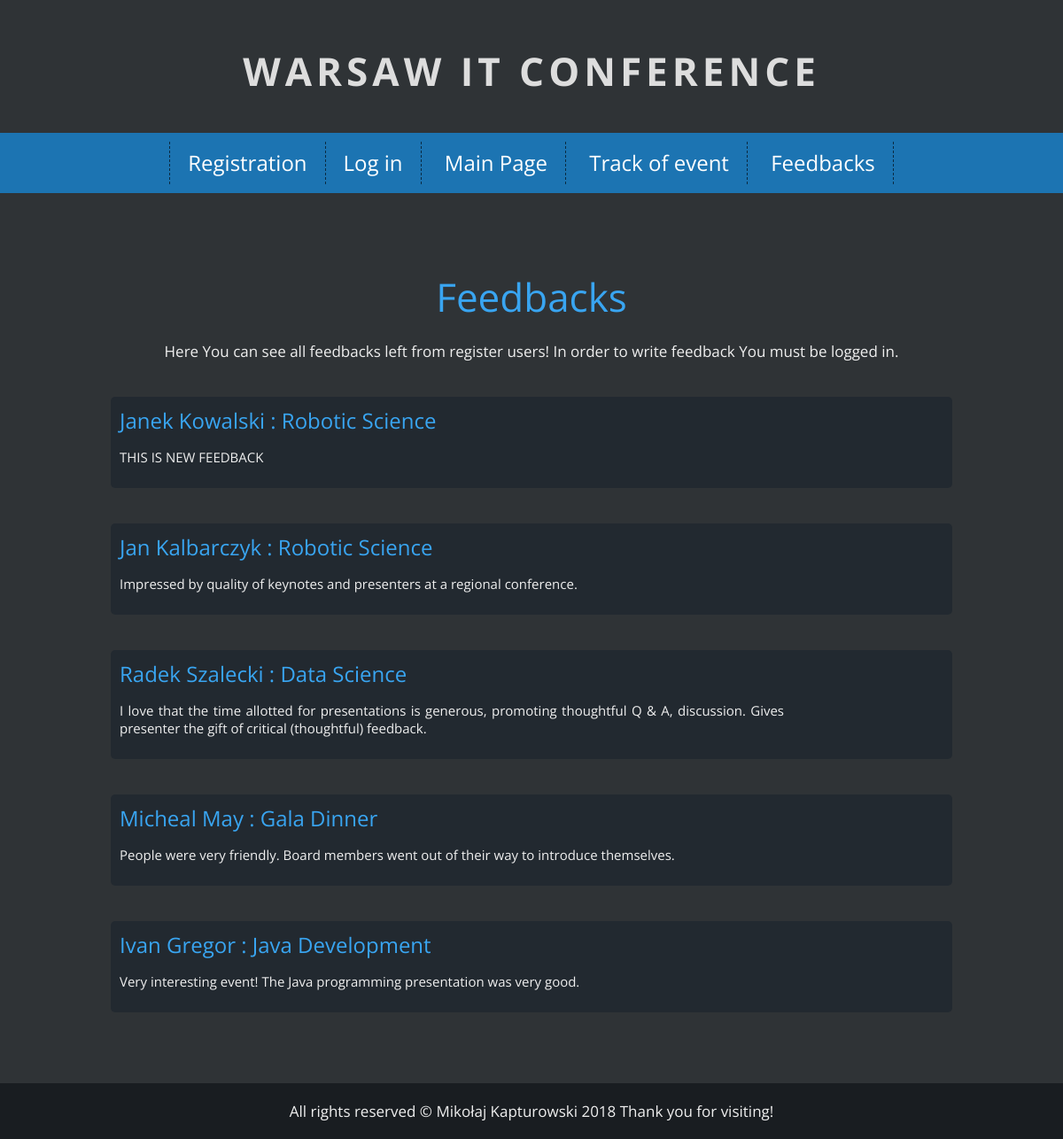
The page /php/feedbackPage.php on the database its author committed.
### tables this page shows
CREATE TABLE `feedback` (
  `FEEDBACKID` int(11) NOT NULL,
  `TEXT` text NOT NULL,
  `AUTHORID` int(11) NOT NULL,
  `PRIVATE` tinyint(1) NOT NULL,
  `EVENTID` int(11) NOT NULL
);

CREATE TABLE `users` (
  `USERID` int(11) NOT NULL,
  `NAME` text NOT NULL,
  `SURRNAME` text NOT NULL,
  `COUNTRY` text NOT NULL,
  `EMAIL` text NOT NULL,
  `INSTITUTION` text NOT NULL,
  `PASSWORD` text NOT NULL,
  `AUTHOR` tinyint(1) NOT NULL,
  `TOTALCOST` decimal(15,2) NOT NULL
);

CREATE TABLE `events` (
  `EVENTID` int(11) NOT NULL,
  `NAME` text NOT NULL,
  `TIMESTART` time NOT NULL,
  `TIMEEND` time NOT NULL,
  `CATEGORY` text NOT NULL,
  `SCIENCE` tinyint(1) NOT NULL,
  `COST` decimal(15,2) NOT NULL,
  `TEXT` text NOT NULL,
  `AUTHORID` int(11) DEFAULT NULL
);

### php/feedbackPage.php (the view, shortened to what this page needs)
<!DOCTYPE html>
<html lang="pl">
<head>
	<link rel="stylesheet" href="../css/main.css?rev=1">
	<link rel="stylesheet" href="../css/fontello.css">
</head>
<body>
	<header>
		<h1 class="logo">Warsaw IT Conference </h1>
		<nav id="topnav">
			<ul class="menu">
			<?php
	if (isset($_SESSION['loggedIn']))
	{
	echo '<li><a href="loggedInPage.php">My Account</a></li>';
	echo '<li><a href="logout.php">Log out</a></li>	';
	}else{
		echo '<li><a href="registrationPage.php">Registration</a></li>';
		echo '<li><a href="loginPage.php">Log in</a></li>';
	}
			?>
				<li><a href="../index.php">Main Page</a></li>
				<li><a href="eventTrackPage.php">Track of event</a></li>
				<li><a href="feedbackPage.php">Feedbacks</a></li>
			</ul>
		</nav>
	</header>
	<main>
	<section id="newest">
				<div class="entries">
					<header>
						<h1>Feedbacks</h1>
						<p>Here You can see all feedbacks left from register users! In order to write feedback You must be logged in.</p>
					</header>
					<?php
		require_once "connect.php";
		try
		{
			$connection = new mysqli($host, $db_user, $db_password, $db_name);
			if ($connection->connect_errno!=0)
			{
				throw new Exception(mysqli_connect_errno());
			}
			else
			{
				$result=@$connection->query('SELECT F.TEXT ,E.NAME AS ENAME ,U.NAME AS UNAME , U.SURRNAME FROM  FEEDBACK F,EVENTS E,USERS U WHERE PRIVATE=0 AND F.AUTHORID=U.USERID AND F.EVENTID=E.EVENTID ORDER BY F.FEEDBACKID DESC');
						for($p=0;$p<$result->num_rows;$p++){
									$row = $result->fetch_assoc();
									echo '<div class="entry"><div class="entrytxt">';
							echo'<h2>'.$row['UNAME'].' '.$row['SURRNAME'].' : '.$row['ENAME'].'</h2>';
							echo '<p>'.$row['TEXT'].'</p>';
						echo '</div></div>';
						}
			}
		}
		catch(Exception $e)
		{
			echo '<span style="color:red;">Server error!</span>';
			echo '<br />Dev info: '.$e;
		}
?>
				</div>
			</section>
	</main>
	<footer>
		<div class="info">
			All rights reserved &copy; Mikołaj Kapturowski 2018 Thank you for visiting!
		</div>
	</footer>
</body>
</html>

### css/main.css (style rules this page uses)
body { margin: 0; background-color: #2F3336; color: #efefef; font-family: 'Open Sans', sans-serif; font-size: 17px; }
h1.logo { font-size: 44px; font-weight: 700; color: #ddd; text-align: center; text-transform: uppercase; letter-spacing: 5px; margin-top: 50px; margin-bottom: 40px; }
#topnav { background-color: #1c74b2; text-align: center; }
.menu { list-style-type: none; margin: 0; padding: 10px; font-size: 24px; min-height: 38px; line-height: 200%; }
.menu > li { display: inline-block; padding-left: 20px; padding-right: 20px; border-right: 1px dashed #0a2b42; }
.menu > li:first-child { border-left: 1px dashed #0a2b42; }
.menu a { color: #fff; text-decoration: none; }
h1 { font-size: 44px; font-weight: 400; color: #39a5f1; margin-bottom: 20px; }
.entries { margin-left: auto; margin-right: auto; width: 950px; text-align: center; padding-top: 10px; padding-bottom: 80px; margin-top: 40px; }
h2 { font-size: 24px; font-weight: 400; color: #39a5f1; margin:0; }
.info { margin-left: auto; margin-right: auto; text-align: center; padding: 20px; background-color: #191d21; }
.entry { background-color: #222930; padding: 10px; text-align: justify; margin-top: 40px; border-radius: 5px; }
.entrytxt { display: inline-block; width: 750px; font-size: 15px; }
a:link { text-decoration:none; }

### rows shown on the page
feedback: AUTHORID.NAME "Janek", AUTHORID.SURRNAME "Kowalski", EVENTID.NAME "Robotic Science", TEXT "THIS IS NEW FEEDBACK"
feedback: AUTHORID.NAME "Jan", AUTHORID.SURRNAME "Kalbarczyk", EVENTID.NAME "Robotic Science", TEXT "Impressed by quality of keynotes and presenters at a regional conference."
feedback: AUTHORID.NAME "Radek", AUTHORID.SURRNAME "Szalecki", EVENTID.NAME "Data Science", TEXT "I love that the time allotted for presentations is generous, promoting thoughtful Q & A, discussion. Gives presenter the gift of critical (thoughtful) feedback."
feedback: AUTHORID.NAME "Micheal", AUTHORID.SURRNAME "May", EVENTID.NAME "Gala Dinner", TEXT "People were very friendly. Board members went out of their way to introduce themselves."
feedback: AUTHORID.NAME "Ivan", AUTHORID.SURRNAME "Gregor", EVENTID.NAME "Java Development", TEXT "Very interesting event! The Java programming presentation was very good."
